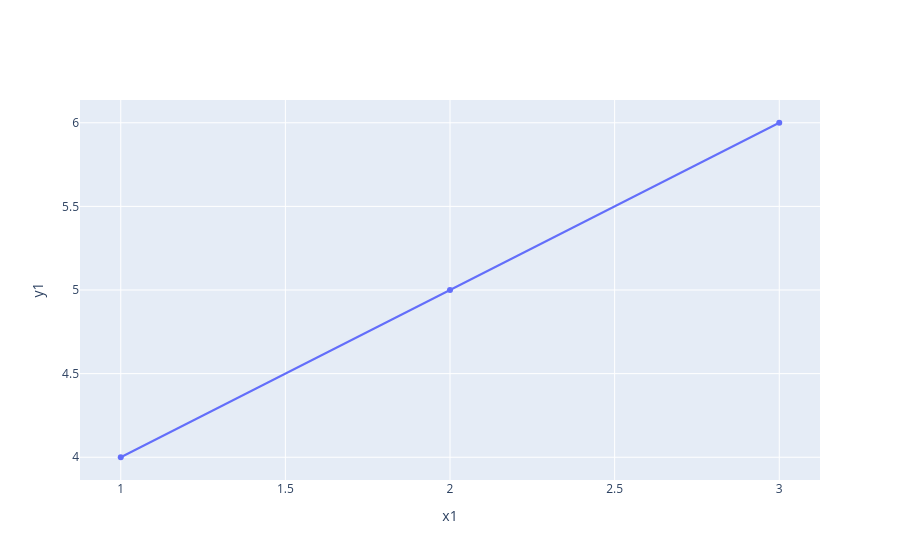

The code cell stored with this chart in its notebook:
### Code cell
import plotly.graph_objects as go
from ipywidgets import widgets
from IPython.display import display, clear_output

# Create dropdown widgets
x_dropdown = widgets.Dropdown(
    options=['x1', 'x2', 'x3'],
    value='x1',
    description='X-axis:'
)

y_dropdown = widgets.Dropdown(
    options=['y1', 'y2', 'y3'],
    value='y1',
    description='Y-axis:'
)

# Define function to update the graph based on dropdown selections
def update_graph(x_axis, y_axis):
    clear_output(wait=True)  # Clear previous output
    fig = go.Figure(data=go.Scatter(x=[1, 2, 3], y=[4, 5, 6]))
    fig.update_layout(xaxis_title=x_axis, yaxis_title=y_axis)
    fig.show()

# Display the dropdowns and initial graph
display(widgets.HBox([x_dropdown, y_dropdown]))
update_graph(x_dropdown.value, y_dropdown.value)

# Set up event handlers to update the graph when the dropdowns change
def on_x_dropdown_change(change):
    update_graph(change.new, y_dropdown.value)

def on_y_dropdown_change(change):
    update_graph(x_dropdown.value, change.new)

x_dropdown.observe(on_x_dropdown_change, names='value')
y_dropdown.observe(on_y_dropdown_change, names='value')

### Figure 1 — Plotly figure (JSON) as saved in the notebook; plotly's stock layout.template omitted (floating-point values rounded to 4 significant figures)
{"data": [{"type": "scatter", "x": [1, 2, 3], "y": [4, 5, 6]}], "layout": {"xaxis": {"title": {"text": "x1"}}, "yaxis": {"title": {"text": "y1"}}}}
